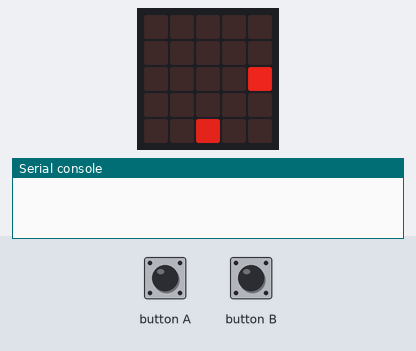
The program below on a simulated BBC micro:bit running MicroPython. Parts: the board's 5×5 LED display, the last lines printed to the serial console. Inputs (shaded band) come from the test bench. Dim RGB values are drawn brighter than linear; random numbers come from a fixed seed; the 48×5 strip is a reading aid, not a part: it shows the text the display is scrolling, unrolled, one strip-width of it at a time.

Above: at 2.29 s.
2.3 s: button A pressed for 0.15 s
At 2.5 s:
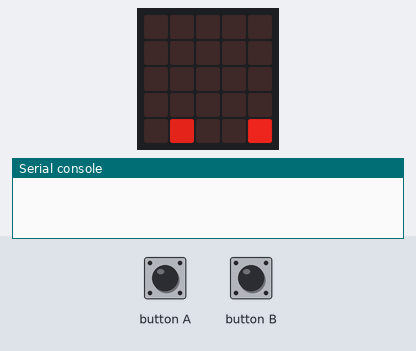
At 2.91 s:
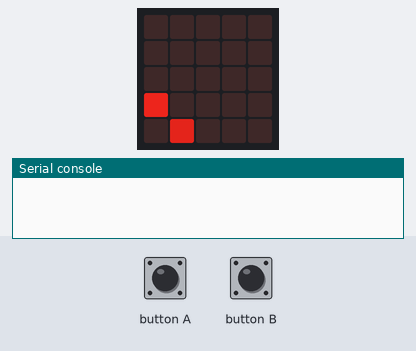
4.1 s: button B pressed for 0.15 s
At 14.2 s:
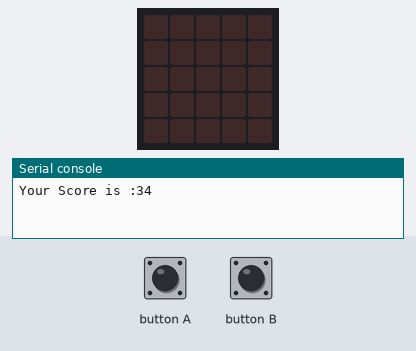

The program:

SpaceInvader.py
```python
#================================Import Liabraries=================================
from microbit import *
import random
#====================================Functions=====================================
def outscreen_x(spacecraft_x): # Prevent Spacecrat fromgoing out of screen
    if (spacecraft_x > 4):
        spacecraft_x = 4
    if (spacecraft_x < 0):
        spacecraft_x = 0
    return spacecraft_x

def alien_move_y(alien_y): # Alien move Downwards
    alien_y = alien_y + 1
    if (alien_y > 4):
        alien_y = 0
    return alien_y
def nextalien(alien_y, alien_x): # Next Alien Spawn
    if (alien_y == 0):
        alien_x = random.randint(0,4)
    return alien_x
#======================================Setup=======================================
spacecraft_x = 2
alien_x = random.randint(0,4)
alien_y = 0
score = 0
random.seed()
display.show(Image.HAPPY) # Prepare for game to start
sleep(1000)
#==================================Game Start Loop=================================
while True:
    #draw the display
    display.clear()
    display.set_pixel(spacecraft_x,4,6)
    display.set_pixel(alien_x,alien_y,7)
#==================================Buttons Movements===============================
    if button_a.is_pressed():
        #move left
        spacecraft_x = spacecraft_x - 1

    if button_b.is_pressed():
        #move right
        spacecraft_x = spacecraft_x + 1
#==================================Spacecraft Collison=============================
    if (alien_x == spacecraft_x and alien_y ==4):
        display.show(Image.SAD)
        sleep(1000)
        break
#====================================Activities====================================
    # Alien Move Down
    alien_y = alien_move_y(alien_y)
    # Check and adjust Spacecraft remains in screen
    spacecraft_x = outscreen_x(spacecraft_x)
    # prepare next Alien
    alien_x = nextalien(alien_y,alien_x)
    #Record Score
    score = score + 1
    #some delay to view the screen
    sleep(100)
#====================================Game Over=====================================
display.scroll("Game Over!")
print("Your Score is :" + str(int(score)))
```
